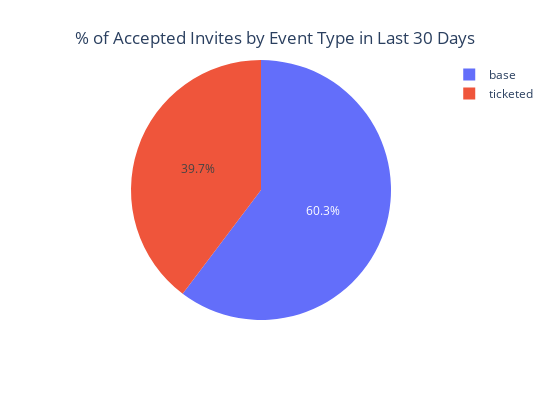

This figure's notebook cell:
### Code cell
#Total accepted invites by event type pie chart in last 30 days
x_days_ago_date = (pd.Timestamp.now() - pd.Timedelta(days=30)).tz_localize('UTC')

percent_invite_by_type = count_rsvp[count_rsvp['createdAt'] >= x_days_ago_date].groupby('type')['accepted'].sum().reset_index(name='sum_accepted_invites')
percent_invite_by_type = percent_invite_by_type[percent_invite_by_type['type'] != 'checkin']
percent_invite_by_type['percentage'] = (percent_invite_by_type['sum_accepted_invites'] / percent_invite_by_type['sum_accepted_invites'].sum()) * 100
fig = px.pie(percent_invite_by_type, names='type', values='percentage', width=550, height=400)
fig.update_layout(
    title={
        'text': "% of Accepted Invites by Event Type in Last 30 Days",
        'y': 0.92,
        'x': 0.5,
        'xanchor': 'center',
        'yanchor': 'top'
    }
)
fig.show()

### Figure 1 — Plotly figure (JSON) as saved in the notebook; plotly's stock layout.template omitted (floating-point values rounded to 4 significant figures)
{"data": [{"domain": {"x": [0, 1], "y": [0, 1]}, "hovertemplate": "type=%{label}<br>percentage=%{value}<extra></extra>", "labels": ["base", "ticketed"], "legendgroup": "", "name": "", "showlegend": true, "type": "pie", "values": [60.29, 39.71]}], "layout": {"height": 400, "legend": {"tracegroupgap": 0}, "margin": {"t": 60}, "title": {"text": "% of Accepted Invites by Event Type in Last 30 Days", "x": 0.5, "xanchor": "center", "y": 0.92, "yanchor": "top"}, "width": 550}}
